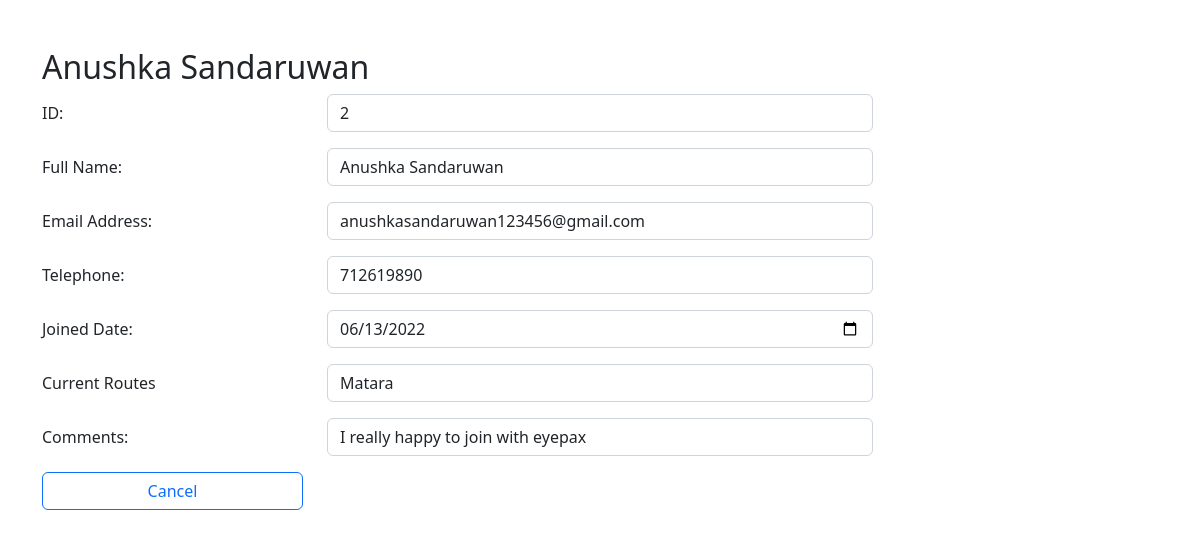
Screenshot of /view.php?id=2 with the database file from the repository.
### tables this page shows
CREATE TABLE `test` (
  `id` int(11) NOT NULL,
  `name` varchar(100) NOT NULL,
  `email` varchar(100) NOT NULL,
  `telephone` int(10) NOT NULL,
  `current_route` varchar(100) NOT NULL,
  `joined_date` date NOT NULL,
  `comment` varchar(100) NOT NULL
);

### view.php (the view, shortened to what this page needs)
<?php
$servername = "localhost";
$username = "root";
$password = "";
$database = "php_anushka";
$connection = new mysqli($servername, $username, $password, $database);
$id = "";
$name = "";
$email = "";
$telephone = "";
$joined_date = "";
$current_route = "";
$comment = "";
if ( $_SERVER['REQUEST_METHOD'] == 'GET' ){
    $id = $_GET["id"];
    $sql = "SELECT * FROM test WHERE id=$id";
    $result = $connection->query($sql);
    $row = $result->fetch_assoc();
    $name = $row["name"];
    $email = $row["email"];
    $telephone = $row["telephone"];
    $joined_date = $row["joined_date"];
    $current_route = $row["current_route"];
    $comment = $row["comment"];
}
?>
<!DOCTYPE html>
<html lang="en">
<head>
    <link rel="stylesheet" href="https://cdn.jsdelivr.net/npm/bootstrap@5.2.0-beta1/dist/css/bootstrap.min.css">
</head>
<body>
    <div class="container my-5">
        <h2><?php echo $name; ?></h2>
        <form method="post">
            <div class="row mb-3">
                <label class="col-sm-3 col-form-label">ID:</label>
                <div class="col-sm-6">
                    <input type="number" class="form-control" name="id" value="<?php echo $id; ?>">
                </div>
            </div>
            <div class="row mb-3">
                <label class="col-sm-3 col-form-label">Full Name:</label>
                <div class="col-sm-6">
                    <input type="text" class="form-control" name="name" value="<?php echo $name; ?>">
                </div>
            </div>
            <div class="row mb-3">
                <label class="col-sm-3 col-form-label">Email Address:</label>
                <div class="col-sm-6">
                    <input type="email" class="form-control" name="email" value="<?php echo $email; ?>">
                </div>
            </div>
            <div class="row mb-3">
                <label class="col-sm-3 col-form-label">Telephone:</label>
                <div class="col-sm-6">
                    <input type="tel" class="form-control" name="telephone" value="<?php echo $telephone; ?>">
                </div>
            </div>
            <div class="row mb-3">
                <label class="col-sm-3 col-form-label">Joined Date:</label>
                <div class="col-sm-6">
                    <input type="date" class="form-control" name="joined_date" value="<?php echo $joined_date; ?>">
                </div>
            </div>
            <div class="row mb-3">
                <label class="col-sm-3 col-form-label">Current Routes</label>
                <div class="col-sm-6">
                    <input type="text" class="form-control" name="current_route" value="<?php echo $current_route; ?>">
                </div>
            </div>
            <div class="row mb-3">
                <label class="col-sm-3 col-form-label">Comments:</label>
                <div class="col-sm-6">
                    <input type="text" class="form-control" name="comment" value="<?php echo $comment; ?>">
                </div>
            </div>
            <div class="row mb-3">
                <div class="col-sm-3 d-grid">
                    <a class="btn btn-outline-primary" href="/php_anushka/index.php" role="button">Cancel</a>
                </div>
            </div>
        </form>
    </div>
</body>
</html>

### rows the page displays
test: name "Anushka Sandaruwan", email "anushkasandaruwan123456@gmail.com", telephone "712619890", joined_date "06/13/2022", current_route "Matara", comment "I really happy to join with eyepax"
